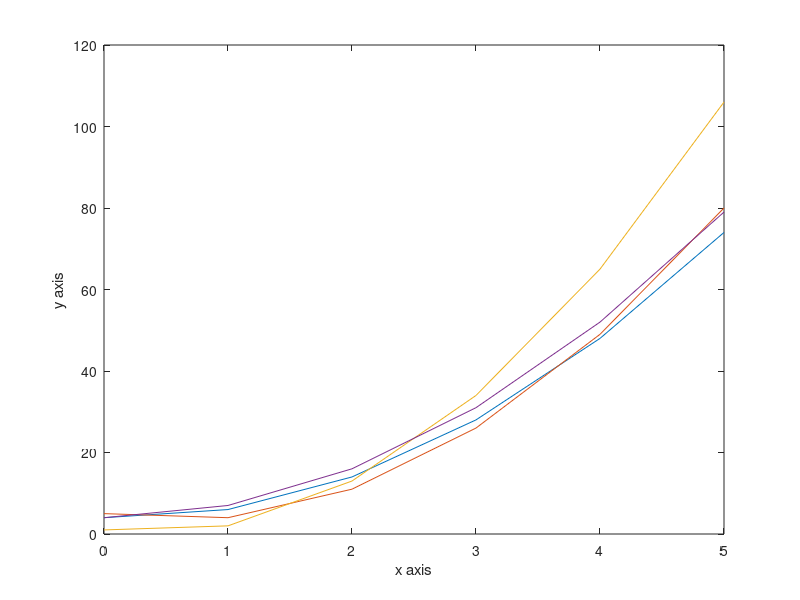

This figure's MATLAB source:
%3x^2-x+4
%4x^2-5x+5
%5x^2-4x+1
%3x^2+4
x = [0 1 2 3 4 5];

A = 3*x.^2 - x + 4;
B = 4*x.^2 - 5*x + 5;
C = 5*x.^2 - 4*x + 1;
D = 3*x.^2 + 4;

matrix = [A;B;C;D]
plot(x,A,x,B,x,C,x,D);
xlabel('x axis');
ylabel('y axis');
